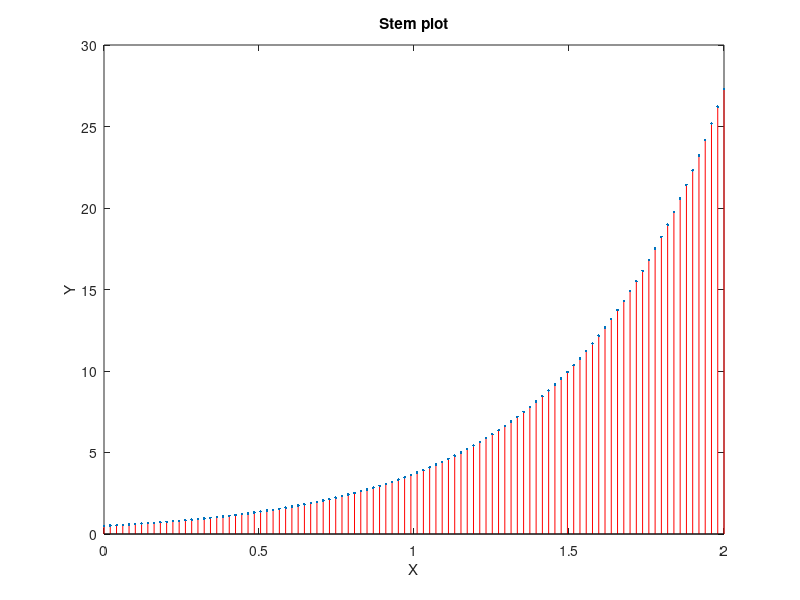
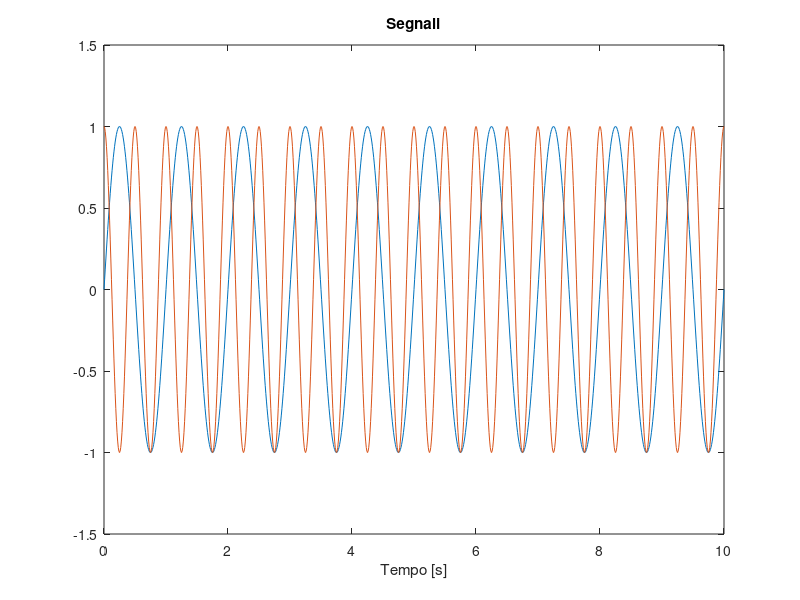

Write MATLAB code to recreate these figures, in order. (Note: this script raises an error after producing the figures.)
% Corso di Elaborazione dei Segnali e Immagini
% Docente: Manuele Bicego 
% Docente Coordinatore: Marco Cristani
% Lezione 2: esempi


clear all 
close all

%%%% VISUALIZZAZIONE SEGNALI

% Esempio 1: visualizzazione 
X = linspace(0,2,100)';
Y = [0.5*exp(2*X)];
figure(1) 
stem(X,Y,'Color','r','Marker','.') 
title ('Stem plot')
xlabel ('X')
ylabel ('Y')


% Esempio 2
% nuova figura
figure

%crea un vettore da 0 a 10, passo 0.01
t = [0:0.01:10]; 

%crea un'onda sinusoidale con f = 1Hz
ys = sin(2*pi*1*t); plot(t,ys); % plotta l'onda sinusoidale

% crea un coseno con f = 2 Hz
yc = cos(2*pi*2*t); 

% plotta le due onde contemporaneamente
plot(t,ys,t,yc) 
% Alternativa:
% plot(t,ys);
% hold on
% plot(t,yc);

% forza gli estremi degli assi
axis([0 10 -1.5 1.5]) 

% scrive il titolo della figura
title('Segnali') 

% scrive la label delle ascisse
xlabel('Tempo [s]') 


%%%% SUONI

% ESEMPIO 1:
% per leggere il suono
[y,Fs] = audioread('400SineWave.mp3');

% per ascoltare
sound(y(1:Fs*0.5,:),Fs)

% per visualizzarlo
t = 1:size(y(1:Fs/2,1),1);
t = t./Fs;
figure; plot(t,y(1:Fs/2,1))
xlabel('t [sec]')
ylabel('amplitude')


% ESEMPIO 2:
% Preparare il recorder per catturare un 
% suono a 44100 Hertz, 16 bit, un canale 
% (suono monaurale, ossia non stereo).
r = audiorecorder(44100,16,1)

% registro 5 secondi
recordblocking(r,5);

% ascolto quello che ho registrato
play(r)

% estraggo il segnale audio dal recorder
doubleArray = getaudiodata(r);

% visualizzo il segnale audio
figure
plot(doubleArray);
title('Audio Signal (double)');

xlabel('t [sec]')
ylabel('amplitude')
grid on



% VISUALIZZAZIONE IMMAGINI
% Esempio 1

I = imread ('cameraman.tif');
figure (1)
surf(I)
shading flat
colormap bone



% Con il seguente comando viene eseguito 
% per la visualizzazione un clipping dei 
% valori di un’immagine di intensità: 

I = imread ('cameraman.tif');
figure (1)
subplot (1,2,1), imshow (I); colorbar
subplot (1,2,2), imshow (I,[0 80]) ; colorbar


